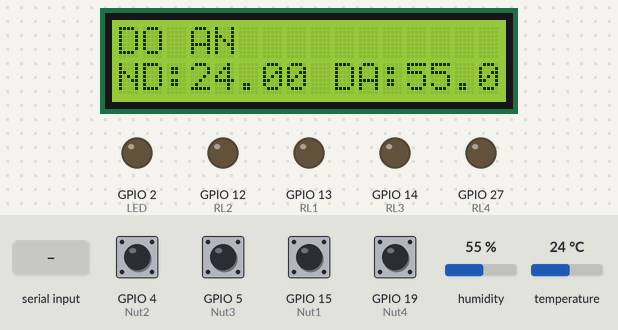
A sketch run on a simulated ESP32. Shown: 16×2 character LCD, output pins drawn as LEDs (lit = HIGH). The inputs (shaded band) are chosen by the test bench; at power-on: GPIO 4 (Nut2), GPIO 5 (Nut3), GPIO 15 (Nut1), GPIO 19 (Nut4) HIGH, humidity 55 %, temperature 24 °C. WiFi joins after 1.5 s; servers stay silent unless stated; random numbers use the default seed unless the sketch sets one; no MQTT or app messages arrive unless stated; the modem accepts every AT command (registered, SIM ready, sends succeed) and sends nothing else; what the sketch prints to the serial monitor is not drawn.

Above: at 20.6 s.
20.7 s: "On1\n" received over the second serial link
At 21.0 s:
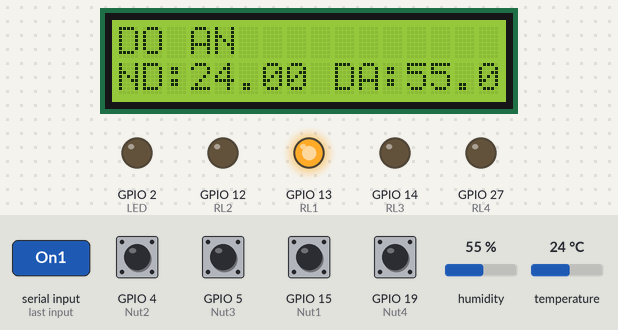
27.2 s: GPIO 4 (Nut2) pulled LOW for 0.15 s
At 27.8 s:
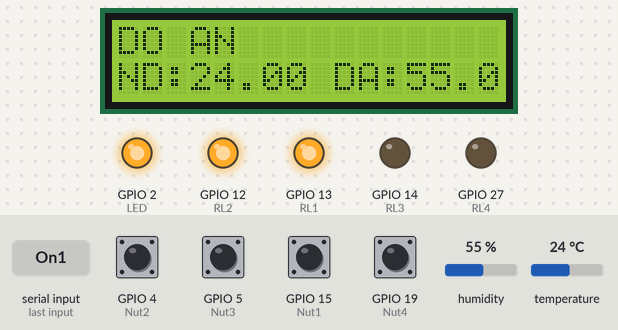
33.9 s: GPIO 5 (Nut3) pulled LOW for 0.15 s
At 35.3 s:
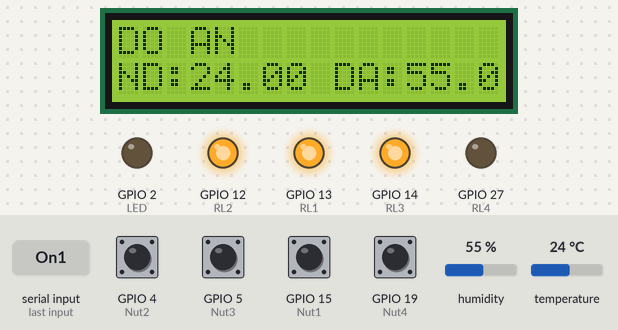
40.6 s: GPIO 15 (Nut1) pulled LOW for 0.15 s
At 41.6 s:
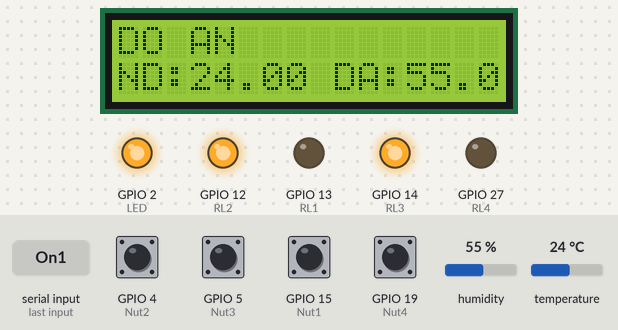
47.3 s: GPIO 19 (Nut4) pulled LOW for 0.15 s
At 47.9 s:
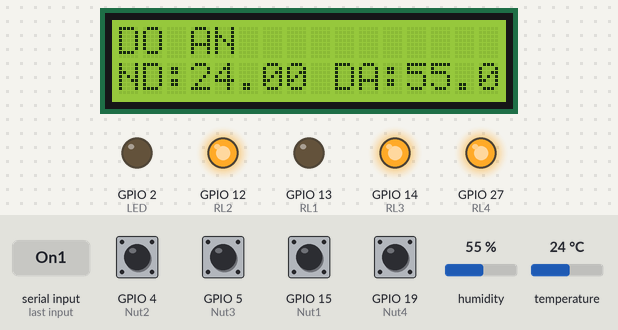
54.0 s: "Off2\n" received over the second serial link
At 54.8 s:
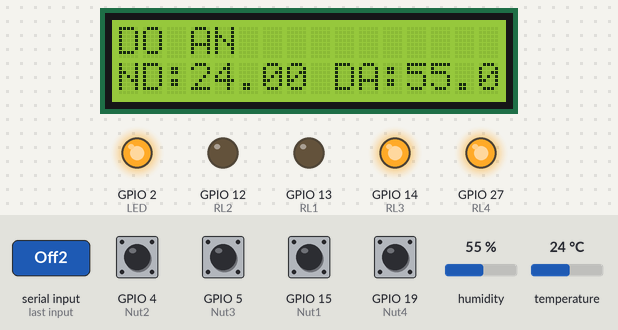
Timing chart, 0 to 61.5 s (numbered marks = the images above; inputs shaded):
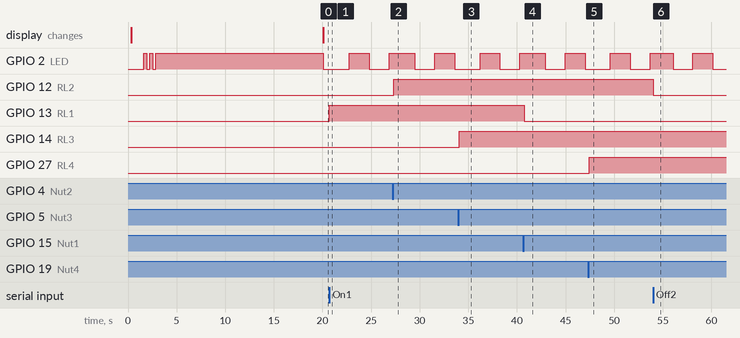

Measured:
- after the input at 20.7 s, GPIO 13 (RL1): LOW → HIGH at once
- after the input at 27.2 s, GPIO 12 (RL2): LOW → HIGH after 0.15 s
- after the input at 33.9 s, GPIO 14 (RL3): LOW → HIGH after 0.15 s
- after the input at 40.6 s, GPIO 13 (RL1): HIGH → LOW after 0.15 s
- after the input at 47.3 s, GPIO 27 (RL4): LOW → HIGH after 0.15 s
- after the input at 54.0 s, GPIO 12 (RL2): HIGH → LOW at once

The sketch:

CODEESP32.ino
```cpp
#include <Arduino.h>

#include <WiFi.h>
#include <WebServer.h>
#include <DNSServer.h>
#include <WiFiManager.h>

#include <Wire.h>
#include <LiquidCrystal_I2C.h>
LiquidCrystal_I2C lcd(0x27, 16, 2);
#define I2C_SDA 21
#define I2C_SCL 22

#include <DHT.h>
#define DHTPIN 18
#define DHTTYPE DHT11
DHT dht(DHTPIN, DHTTYPE);

#include <Ticker.h>
Ticker ticker;

#define LED 2
/*
  tài khoản ngoinhaiot.com
  nguoidungmqtt6
  @Aa123456789
*/
#include <PubSubClient.h>
const char* mqtt_server = "ngoinhaiot.com"; //server
int mqtt_port = 1111; // port
const char* mqtt_user = "nguoidungmqtt6"; // user mqtt
const char* mqtt_pass = "182E8918A7AB4035"; // pass mqtt
String topicsub = "nguoidungmqtt6/A"; // topic nhận dữ liệu ESP
String topicpub = "nguoidungmqtt6/B"; // topic gửi dữ liệu
WiFiClient espClient;
PubSubClient client(espClient);
String DataMqttJson = "";
void DuytriMQTT(void);

void ConnectMqtt(void); // khai báo kết nối server mqtt
void callback(char* topic, byte* payload, unsigned int length); // hàm nhận dữ liệu từ server mqtt
void reconnect(void); // check kết nối server
void SendMQTT(void);
String DataM = "";


void configModeCallback (WiFiManager *myWiFiManager) {
  Serial.println("Entered config mode");
  Serial.println(WiFi.softAPIP());
  ticker.attach(0.2, tick);
  Serial.println(myWiFiManager->getConfigPortalSSID());
}
void tick()
{

  int state = digitalRead(LED);
  digitalWrite(LED, !state);
}


/*
  UART0 RX IO3 , TX IO1
  UART1 RX IO9 , TX IO10
  UART2 RX IO16 , TX IO17
*/
#include <HardwareSerial.h>
#include <ArduinoJson.h>
#define RXD2 16
#define TXD2 17
HardwareSerial mySerial(2);

//#define mySerial Serial2

#define Nut1 15
#define Nut2 4
#define Nut3 5
#define Nut4 19

#define RL1 13
#define RL2 12
#define RL3 14
#define RL4 27

#define Data_Nut1  digitalRead(Nut1)
#define Data_Nut2  digitalRead(Nut2)
#define Data_Nut3  digitalRead(Nut3)
#define Data_Nut4  digitalRead(Nut4)

#define RL1_ON digitalWrite(RL1,HIGH)
#define RL1_OFF digitalWrite(RL1,LOW)
int TT_RL1 = 0;

#define RL2_ON digitalWrite(RL2,HIGH)
#define RL2_OFF digitalWrite(RL2,LOW)
int TT_RL2 = 0;

#define RL3_ON digitalWrite(RL3,HIGH)
#define RL3_OFF digitalWrite(RL3,LOW)
int TT_RL3 = 0;

#define RL4_ON digitalWrite(RL4,HIGH)
#define RL4_OFF digitalWrite(RL4,LOW)
int TT_RL4 = 0;


unsigned long last = millis();
unsigned long  last1 = millis();

float ND = 0;
float DA = 0;

const char* ssid = "VIETTEL";
const char* pass = "24682468";
bool shouldSaveConfig = false;


String inputString = "";
boolean stringComplete = false;

int _timeout;
String _buffer;
String number = "+84774043189";
String ReadSMS = "";
String DataSendSim = "";


void setup()
{
  Serial.begin(115200);
  while (!Serial);
  mySerial.begin(9600, SERIAL_8N1, RXD2, TXD2);
  while (!mySerial);

  BeginOUTPUT();
  BeginINPUT();
  BeginDHT();
  BeginLCDi2C();
  ConfigWifi();
  //ConnectWifi();
  delay(5000);
  RecieveMessage();
  delay(1000);
  Read_Sim();
  delay(1000);
  SendMessage("Start");
  delay(2000);
  ConnectMqtt();
  Serial.println("Start ESP32!!!");
  last = millis();
  last1 = millis();


}

void loop()
{
  Read_Sim();
  DuytriMQTT();
  Button();
  SendMQTT();
}
void Read_Sim()
{
  while (mySerial.available())
  {
    last = millis();
    last1 = millis();
    yield();
    char inChar = (char)mySerial.read();
    inputString += inChar;
    if (inChar == '\n')
    {
      stringComplete = true;
    }
    if (stringComplete)
    {

      Serial.println("Data Sim");
      Serial.println(inputString);
      if (inputString.indexOf("On1") >= 0)
      {
        RL1_ON;
        TT_RL1 =  1;
      }
      else if (inputString.indexOf("Off1") >= 0)
      {
        RL1_OFF;
        TT_RL1 =  0;
      }
      else if (inputString.indexOf("On2") >= 0)
      {
        RL2_ON;
        TT_RL2 =  1;
      }
      else if (inputString.indexOf("Off2") >= 0)
      {
        RL2_OFF;
        TT_RL2 =  0;
      }
      else if (inputString.indexOf("On3") >= 0)
      {
        RL3_ON;
        TT_RL3 =  1;
      }
      else if (inputString.indexOf("Off3") >= 0)
      {
        RL3_OFF;
        TT_RL3 =  0;
      }
      else if (inputString.indexOf("On4") >= 0)
      {
        RL4_ON;
        TT_RL4 =  1;
      }
      else if (inputString.indexOf("Off4") >= 0)
      {
        RL4_OFF;
        TT_RL4 =  0;
      }
      else if (inputString.indexOf("Sensor") >= 0)
      {
        DataSendSim = "";
        DataSendSim = "NhietDo:";
        DataSendSim += String(ND);
        DataSendSim += " DoAm:";
        DataSendSim += String(DA);
        SendMessage(DataSendSim);

      }
      last = millis();
      last1 = millis();
      inputString = "";
      stringComplete = false;
      yield();
    }
  }
}
void RecieveMessage()
{
  delay(1000);
  mySerial.println("AT+CNMI=2,2,0,0,0"); // AT Command to receive a live SMS
  delay(1000);
}
String _readSerial()
{
  _timeout = 0;
  while  (!mySerial.available() && _timeout < 12000  )
  {
    delay(13);
    _timeout++;
  }
  if (mySerial.available())
  {
    return mySerial.readString();
  }
}
void callNumber()
{
  mySerial.print (F("ATD"));
  mySerial.print (number);
  mySerial.print (F(";\r\n"));
  _buffer = _readSerial();
}
void SendMessage(String Mess)
{
  yield();
  mySerial.println("AT+CMGF=1");
  delay(1000);
  yield();
  mySerial.println("AT+CMGS=\"" + number + "\"\r");
  delay(1000);
  yield();
  String SMS = "";
  SMS = Mess;
  mySerial.println(SMS);
  delay(100);
  mySerial.println((char)26);// ASCII code of CTRL+Z
  delay(1000);
  yield();
  _buffer = _readSerial();
  yield();
}
//==============================================
void ConnectWifi()
{
  WiFi.begin(ssid, pass);
  while (WiFi.status() != WL_CONNECTED)
  {
    delay(500);
    Serial.print(".");
  }
  //=============================================================
  Serial.println();
  Serial.println("Connect WiFi");
  Serial.print("Address IP esp: ");
  Serial.println(WiFi.localIP());
}
void Button()
{
  Button1();
  Button2();
  Button3();
  Button4();
}
void  Button1()
{
  if (Data_Nut1 == 0)
  {
    delay(100);
    while (1)
    {
      DuytriMQTT();
      if (Data_Nut1 == 1)
      {
        DieuKhienRL1();
        delay(100);
        last = millis();
        last1 = millis();
        break;
      }
    }
  }
}
void  Button2()
{
  if (Data_Nut2 == 0)
  {
    delay(100);
    while (1)
    {
      DuytriMQTT();
      if (Data_Nut2 == 1)
      {
        DieuKhienRL2();
        delay(100);
        last = millis();
        last1 = millis();
        break;
      }
    }
  }
}
void  Button3()
{
  if (Data_Nut3 == 0)
  {
    delay(100);
    while (1)
    {
      DuytriMQTT();
      if (Data_Nut3 == 1)
      {
        DieuKhienRL3();
        delay(100);
        last = millis();
        last1 = millis();
        break;
      }
    }
  }
}
void  Button4()
{
  if (Data_Nut4 == 0)
  {
    delay(100);
    while (1)
    {
      DuytriMQTT();
      if (Data_Nut4 == 1)
      {
        DieuKhienRL4();
        delay(100);
        last = millis();
        last1 = millis();
        break;
      }
    }
  }
}
void DieuKhienRL1()
{
  if (TT_RL1 == 0)
  {
    RL1_ON;
    TT_RL1 = 1;
  }
  else if (TT_RL1 == 1)
  {
    RL1_OFF;
    TT_RL1 = 0;
  }
}
void DieuKhienRL2()
{
  if (TT_RL2 == 0)
  {
    RL2_ON;
    TT_RL2 = 1;
  }
  else if (TT_RL2 == 1)
  {
    RL2_OFF;
    TT_RL2 = 0;
  }
}
void DieuKhienRL3()
{
  if (TT_RL3 == 0)
  {
    RL3_ON;
    TT_RL3 = 1;
  }
  else if (TT_RL3 == 1)
  {
    RL3_OFF;
    TT_RL3 = 0;
  }
}
void DieuKhienRL4()
{
  if (TT_RL4 == 0)
  {
    RL4_ON;
    TT_RL4 = 1;
  }
  else if (TT_RL4 == 1)
  {
    RL4_OFF;
    TT_RL4 = 0;
  }
}
void chuongtrinhcambien()
{
  if (millis() - last >= 1000)
  {
    Read_DHT11();
    last = millis();
  }
}
void Read_DHT11(void)
{

  DA = dht.readHumidity();
  ND = dht.readTemperature(); // or dht.readTemperature(true) for Fahrenheit

  if (isnan(DA) || isnan(ND))
  {
    Serial.println("Failed to read from DHT sensor!");
    return;
  }

  //DA++;
  //ND = ND + 2;
  Serial.print("Nhiệt độ:");
  Serial.println(ND);
  Serial.print("Độ Ẩm:");
  Serial.println(DA);
}
void BeginDHT()
{
  dht.begin();
  delay(100);
}
void BeginOUTPUT()
{
  pinMode(LED, OUTPUT);
  pinMode(RL1, OUTPUT); pinMode(RL2, OUTPUT); pinMode(RL3, OUTPUT); pinMode(RL4, OUTPUT);
  RL1_OFF; RL2_OFF; RL3_OFF; RL4_OFF;
}
void BeginINPUT()
{
  pinMode(Nut1, INPUT_PULLUP); pinMode(Nut2, INPUT_PULLUP); pinMode(Nut3, INPUT_PULLUP); pinMode(Nut4, INPUT_PULLUP);
}
void BeginLCDi2C()
{

  Wire.begin(I2C_SDA , I2C_SCL);
  delay(100);
  lcd.begin(16, 2);
  lcd.init();
  lcd.backlight();
  lcd.display();
  lcd.clear();
  lcd.setCursor(0, 0);
  lcd.print("MQTT");
  lcd.setCursor(0, 1);
  lcd.print("ESP32");
  Serial.println("LCD OK!!!");
}
void HienThiLCD(void)
{
  lcd.clear();
  lcd.setCursor(0, 0);
  lcd.print("DO AN");
  lcd.setCursor(0, 1);
  lcd.print("ND:");
  lcd.print(ND);
  lcd.print(" DA:");
  lcd.print(DA);

}
void ConfigWifi()
{

  delay(1000);
  ticker.attach(0.3, tick);
  WiFiManager wifiManager;
  wifiManager.setAPCallback(configModeCallback);
  wifiManager.autoConnect("ESPWIFICONFIG", "12345678");
  ticker.detach();

}
void saveConfigCallback () {
  Serial.println("Should save config");
  shouldSaveConfig = true;
}
//===============
void DataJson( String ND,  String DA ,  String TT_RL1 , String TT_RL2 , String TT_RL3  , String TT_RL4)
{
  DataMqttJson = "";
  DataMqttJson = "{\"ND\":\"" + String(ND) + "\"," +
                 "\"DA\":\"" + String(DA) + "\"," +
                 "\"TB1\":\"" + String(TT_RL1) + "\"," +
                 "\"TB2\":\"" + String(TT_RL2) + "\"," +
                 "\"TB3\":\"" + String(TT_RL3) + "\"," +
                 "\"TB4\":\"" + String(TT_RL4) + "\"}";
}
void SendMQTT(void)
{
  if (millis() - last1 >= 2000)
  {
    if (WiFi.status() == WL_CONNECTED)
    {
      if (client.connected())
      {
        Read_DHT11();
        HienThiLCD();
        DataJson(String(ND),  String(DA) ,  String(TT_RL1) , String(TT_RL2) , String(TT_RL3) , String(TT_RL4) );
        Serial.println();
        Serial.print("DataMqttJson: ");
        Serial.println(DataMqttJson);
        client.publish(topicpub.c_str(), DataMqttJson.c_str());
        tick();
        yield();
      }

    }

    last1 = millis();
  }

}
void reconnect()
{

  while (!client.connected())
  {
    String clientId = String(random(0xffff), HEX); // các id client esp không trung nhau => không bị reset server
    if (client.connect(clientId.c_str(), mqtt_user, mqtt_pass))
    {
      Serial.println("Connected MQTT");
      last = millis();
      last1 = millis();
      client.subscribe(topicsub.c_str());

    }
    else
    {
      Serial.println("Disconnected MQTT");
      delay(5000);
    }
  }
}
void  ConnectMqtt()
{
  client.setServer(mqtt_server, mqtt_port); // sét esp client kết nối MQTT broker
  delay(10);
  client.setCallback(callback); // => đọc dữ liệu mqtt broker mà esp subscribe
  delay(10);
}
void DuytriMQTT()
{
  if (!client.connected())
  {
    reconnect();
  }
  client.loop();
}
void callback(char* topic, byte* payload, unsigned int length)
{
  Serial.print("Message topic: ");
  Serial.println(topic);
  for (int i = 0; i < length; i++)
  {
    DataM += (char)payload[i];
  }
  Serial.print("Data nhận MQTT: ");
  Serial.println(DataM);
  ParseJson(String(DataM));
  last = millis();
  last1 = millis();

  DataM = "";
}


void ParseJson(String Data)
{
  const size_t capacity = JSON_OBJECT_SIZE(2) + 256;
  DynamicJsonDocument JSON(capacity);
  DeserializationError error = deserializeJson(JSON, Data);
  if (error)
  {
    Serial.println("Data JSON Error!!!");
    return;
  }
  else
  {
    Serial.println();
    Serial.println("Data JSON MQTT: ");
    serializeJsonPretty(JSON, Serial);

    if (JSON.containsKey("TB1"))
    {
      DieuKhienRL1();

    }
    if (JSON.containsKey("TB2"))
    {

      DieuKhienRL2();
    }

    if (JSON.containsKey("TB3"))
    {

      DieuKhienRL3();
    }

    if (JSON.containsKey("TB4"))
    {

      DieuKhienRL4();

    }

    JSON.clear();

  }
}
```
